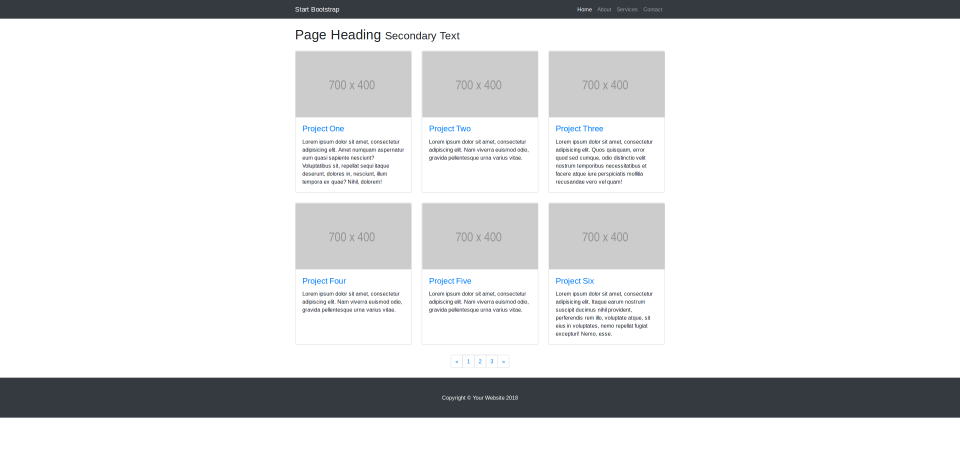
#> input picture Templates_Perso/images/86.png, 2880 x 1397 px (shown at 1/3 size); its folder holds only this picture in this run
$ jupyter execute --allow-errors HTML.ipynb   (shell and % lines are left out)   (older library calls are emulated)
#> lines starting #> are read from the running program, lines starting #| are printed output that depends on the picture; after the words box and inside, x2 and y2 are one past the last pixel; in counts of white or black regions, pixels touching at a corner belong together
# HTML code generation from screenshots

This code is forked from the [Emil Wallner code](https://github.com/emilwallner/Screenshot-to-code-in-Keras/blob/master/local/HTML/HTML.ipynb) on Github on HTML code generation and upgraded with :
- Classical computer vision approach to detect the different elements on the screenshots
- Some hyper-parameter tuning
- A few printing functions to understand the inputs and outputs of each parts of the model.

## Init of Google colab environnement
This project has been run & trained on [Google colab](https://colab.research.google.com/notebooks/welcome.ipynb), allowing easy & free iterations on Tesla K80. The next few lines install the necessary librarires and mount  a google drive folder to enable this notebook to access other files (PNG screenshots and HTML files in our case).

[cell 1]
from google.colab import auth
auth.authenticate_user()
from oauth2client.client import GoogleCredentials
#> (the rest of this cell did not finish here and is left out)

## Installing libraries, checking and cding to the good directory in Google Drive

[cell 2]
import os
os.chdir("drive/ECP/DeepLearning/HTML")

## Imports

[cell 3]
import cv2
from os import listdir
from numpy import array
from keras.preprocessing.text import Tokenizer, one_hot
from keras.preprocessing.sequence import pad_sequences
from keras.models import Model, load_model
from keras.utils import to_categorical
from keras.layers import Embedding, TimeDistributed, RepeatVector, LSTM, CuDNNLSTM, concatenate , Input, Reshape, Dense, Flatten
from keras.preprocessing.image import array_to_img, img_to_array, load_img
from keras.applications.inception_resnet_v2 import InceptionResNetV2, preprocess_input
from keras.callbacks import Callback
from IPython.display import clear_output
from nltk.translate.bleu_score import corpus_bleu
import numpy as np
from matplotlib import pyplot as plt
import copy

## Detecting features using InceptionResNet (trained on Imagenet)

[cell 4]
# Load the images and preprocess them for inception-resnet
images = []
all_filenames = listdir('images/')
all_filenames.sort()
print(all_filenames)
for filename in all_filenames:
    images.append(img_to_array(load_img('images/'+filename, target_size=(299, 299))))
#> (this line was passed over: keras is not available in this run)
images = np.array(images, dtype=float)

#> (a cell that did not finish here is left out)

[cell 6]
# Load and image, preprocess it for IR2, extract features and generate the HTML
IMG_SIZE= 299
#> (the rest of this cell did not finish here and is left out)

## Computer vision approach
Here we try different methods to process the images and detect elements of the screenshots, instead of using the heavy InceeptionResNet

### Loading images

[cell 7]
images = []
IMG_SIZE = 128

all_filenames = listdir('images/')
all_filenames.sort()
for filename in all_filenames:
    # Here images are of size 512 x 512
    img = cv2.imread('images/' + filename) # possible flag : cv2.IMREAD_GRAYSCALE to load the image in grayscale
#> img is the input picture: shape (1397, 2880, 3); mean B, G, R 224.1, 223.2, 222.3
    images.append(img)

### Keypoints detection using SIFT
Be carefull, executing this code will induce error on the Keras model, since the Deep Learning Network should have the descriptors as input and not the features map.
This is left here only for reference.

[cell 8]
# Compute the SIFT points
NB_DESCRIPTORS = 90
descriptors = []
kps = []
for img in images:
    sift = cv2.xfeatures2d.SIFT_create(contrastThreshold=0.01, edgeThreshold=40)
    kp, des = sift.detectAndCompute(img, None)
    print(des.shape)
    if des.shape[0] < NB_DESCRIPTORS:
        des = np.concatenate([des, np.zeros((NB_DESCRIPTORS - des.shape[0], 128))], axis=0)
    else:
        des = des[:NB_DESCRIPTORS]

    descriptors.append(des)
    kps.append(kp)
#> this loop made 1 pass
#| (3998, 128)
#> after the loop, descriptors = 1 item; kps = 1 item

dummy = np.zeros((1,1))
descriptors = np.array(descriptors)
print(descriptors.shape)
#| (1, 90, 128)
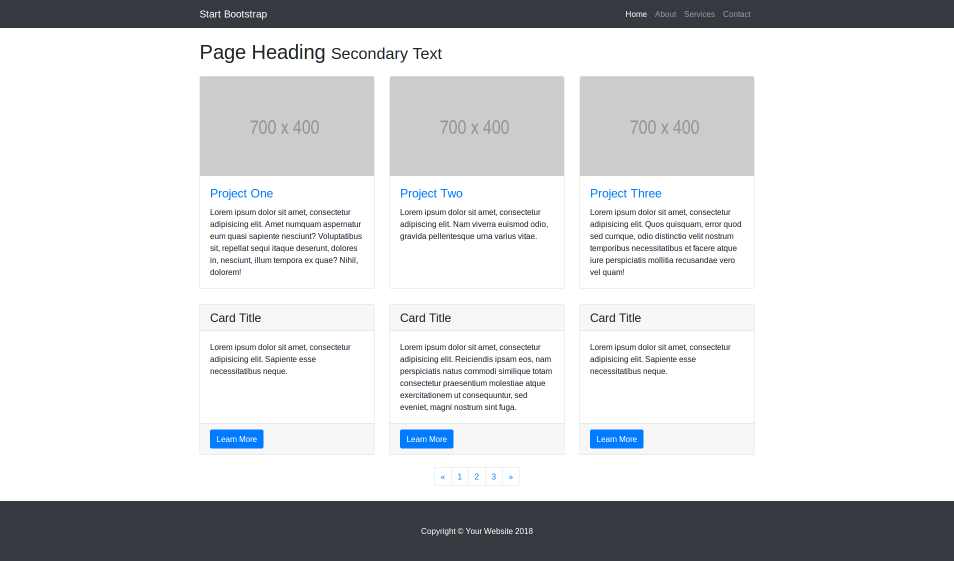
#> input picture Templates_Perso/test/865.png, 1907 x 1122 px (shown at 1/2 size)
#> further down, test_image is the input picture: shape (1122, 1907, 3); mean B, G, R 216.7, 214.8, 213.1

# using a gray scale to output the tones of the elements in the screenshot
boundaries = [(i, i + 10) for i in range(0, 255, 10)]


features = []
#> (the rest of this cell did not finish here and is left out)

### Features detection using contours & downsampling

[cell 9]
# partially inspired from https://docs.opencv.org/3.1.0/d3/db4/tutorial_py_watershed.html
def process_screenshot(img, low_thresh, high_thresh):

    # converting the image to grayscale, applying threshold to detect all the
    # elements of the screenshot (text, frames, links ...)
#> called with low_thresh = 75, high_thresh = 253
    gray = cv2.cvtColor(img, cv2.COLOR_BGR2GRAY)
    _, thresh = cv2.threshold(gray, low_thresh, 255, cv2.THRESH_BINARY_INV)
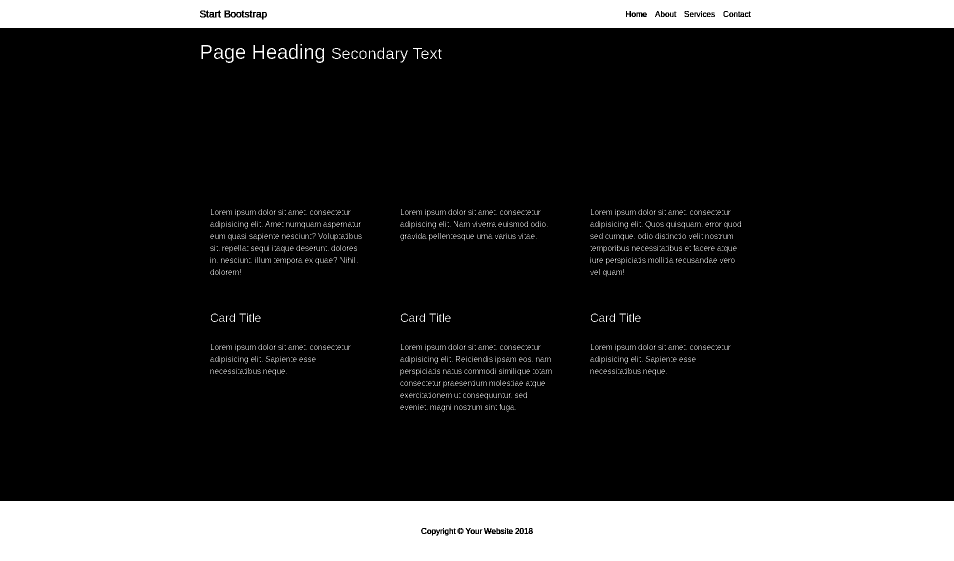
#> thresh: shape (1122, 1907) (shown at 1/2 size); 16.4% white; 1681 white regions (1458 under 20 px), largest, box (x1, y1, x2, y2) and area: (0, 1002, 1907, 1122) 227409, (0, 0, 1907, 56) 104560, (450, 96, 467, 126) 219
    _2, thresh2 = cv2.threshold(gray, high_thresh, 255, cv2.THRESH_BINARY)
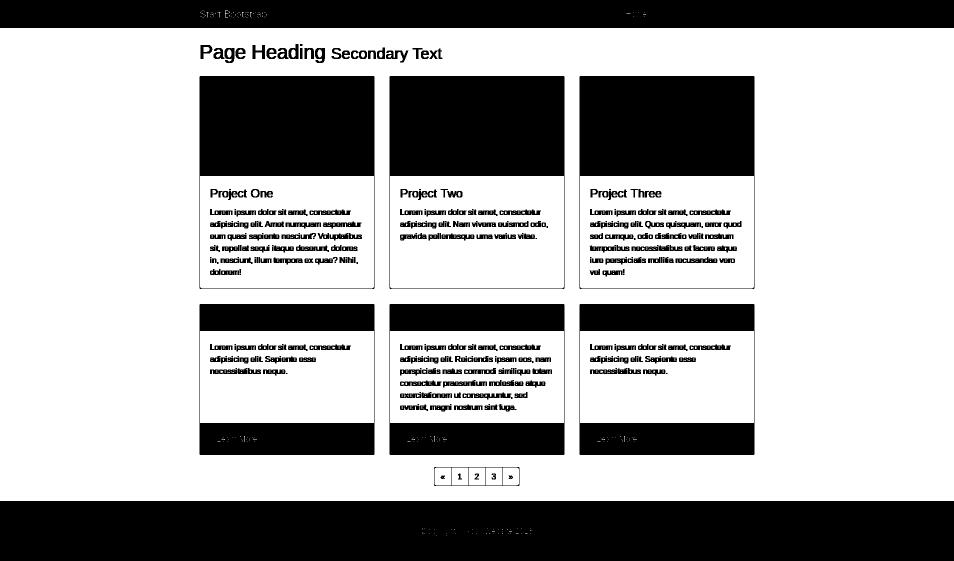
#> thresh2: shape (1122, 1907) (shown at 1/2 size); 65.8% white; 378 black regions (92 under 20 px), largest, box (x1, y1, x2, y2) and area: (0, 1002, 1907, 1122) 228769, (0, 0, 1907, 56) 106592, (399, 152, 749, 578) 70806
    thresholded = cv2.add(thresh, thresh2)
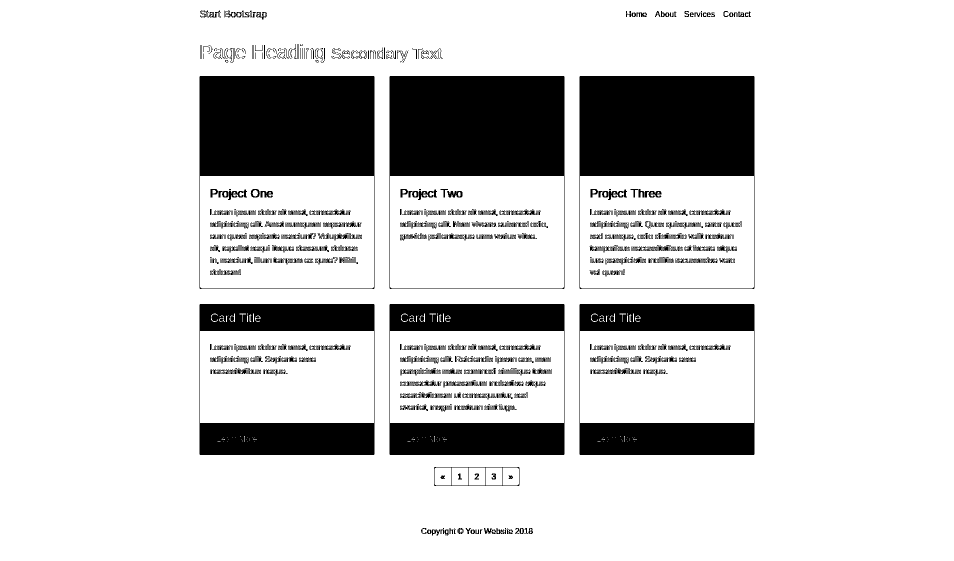
#> thresholded: shape (1122, 1907) (shown at 1/2 size); 82.3% white; 971 black regions (419 under 20 px), largest, box (x1, y1, x2, y2) and area: (399, 152, 749, 578) 70806, (779, 152, 1129, 578) 70806, (1159, 152, 1509, 578) 70806
    thresholded = cv2.bitwise_not(thresholded)

    kernel = np.ones((3, 3), np.uint8)
    # dilating the foreground to know for sure which part of the image is in the
    # background
    sure_bg = cv2.dilate(thresholded, kernel, iterations=3)
#> sure_bg: shape (1122, 1907); 24.8% white; 56 white regions, largest, box (x1, y1, x2, y2) and area: (396, 149, 752, 581) 78900, (776, 149, 1132, 581) 78900, (1156, 149, 1512, 581) 78900

    # Finding sure foreground area by reducing the "interfaces" between different
    # elements
    dist_transform = cv2.distanceTransform(thresholded, cv2.DIST_L2, 5)
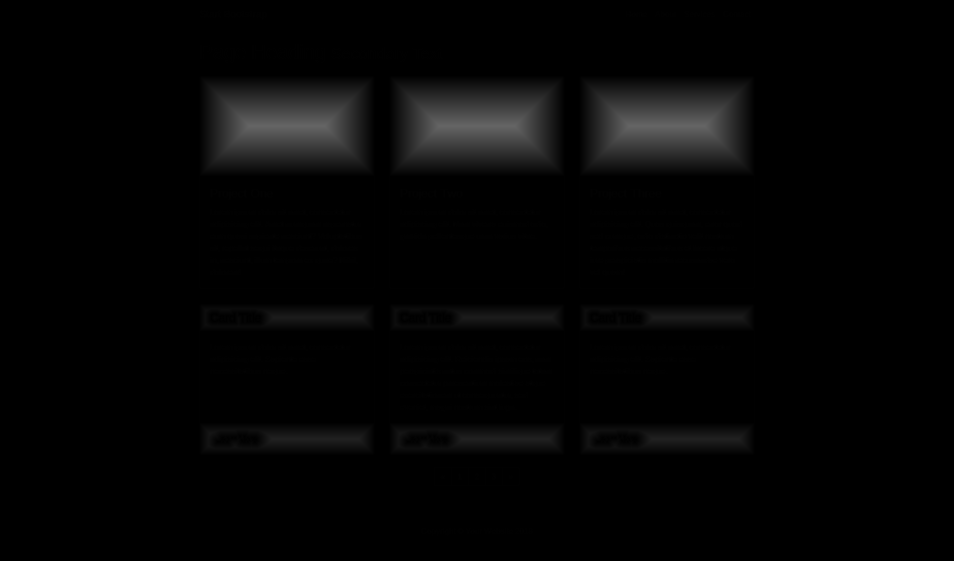
#> dist_transform: shape (1122, 1907) float32 (shown at 1/2 size); min 0, max 100, mean 4.7
    _3, sure_fg = cv2.threshold(dist_transform, 0.3 * dist_transform.max(), 255, 0)
#> sure_fg: shape (1122, 1907) float32; 5.8% white; 6 white regions, box (x1, y1, x2, y2) and area: (429, 182, 719, 322) 40600, (809, 182, 1099, 322) 40600, (1189, 182, 1479, 322) 40600, (542, 876, 719, 880) 706, (922, 876, 1099, 880) 706, (1302, 876, 1479, 880) 706

    # Finding unknown region (usefull only for watershed algorithm)
    sure_fg = np.uint8(sure_fg)
    unknown = cv2.subtract(sure_bg,sure_fg)
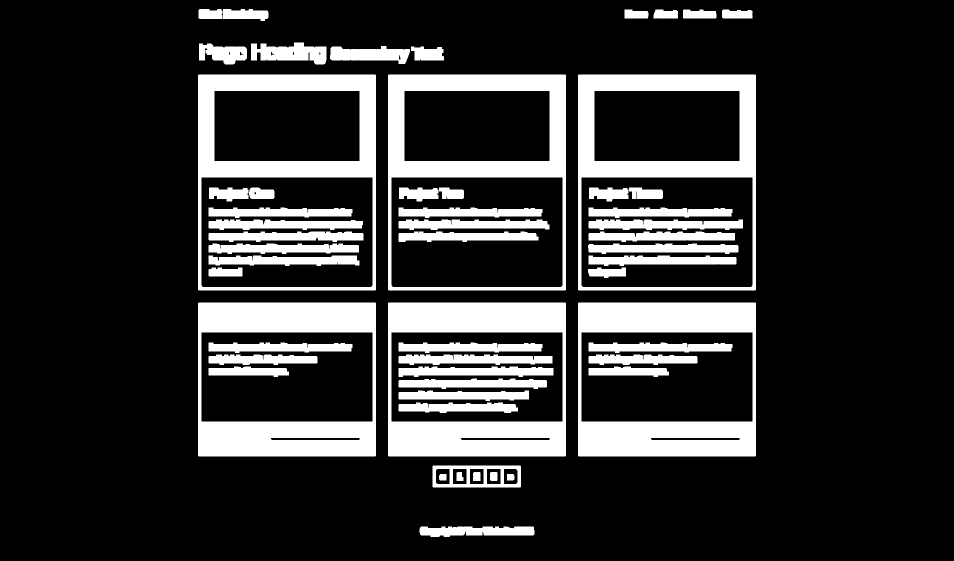
#> unknown: shape (1122, 1907) (shown at 1/2 size); 19% white; 56 white regions
    # Marker labelling
    _4, markers = cv2.connectedComponents(sure_fg)
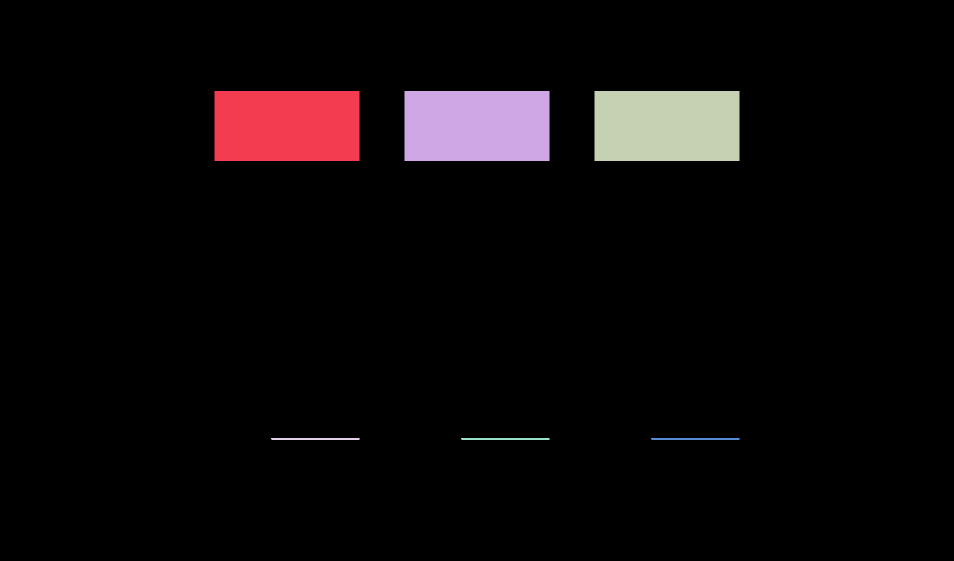
#> markers: shape (1122, 1907) int32 (shown at 1/2 size); 7 distinct labels, from 0 to 6; one colour per label, 0 black

    # Add one to all labels so that sure background is not 0, but 1
    markers = markers+1
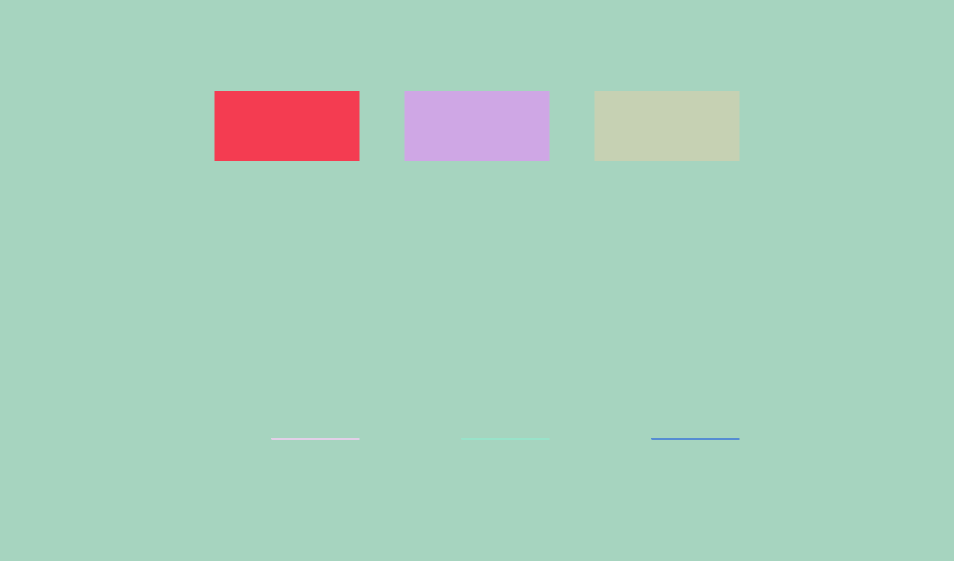
#> markers: shape (1122, 1907) int32 (shown at 1/2 size); 7 distinct labels, from 1 to 7; one colour per label, 0 black

    # Now, mark the region of unknown with zero, watershed the image and draw a
    # red line around the elements
    # NOTE : This is unused because not as efficient as expected
    # markers[unknown == 255] = 0
    # markers = cv2.watershed(img, markers)
    # img[markers == -1] = [255, 0, 0]

    # finding the contours of the elements of the screenshot
    # experience the best results for the sure foreground (so we will not use
    # watershed method)
    _5, contours, hierarchy = cv2.findContours(sure_fg, cv2.RETR_EXTERNAL, cv2.CHAIN_APPROX_NONE)
#> contours = 6 contours; box (x1, y1, x2, y2) and area: (1189, 182, 1479, 322) 40171, (809, 182, 1099, 322) 40171, (429, 182, 719, 322) 40171, (1302, 876, 1479, 880) 526, (922, 876, 1099, 880) 526, (542, 876, 719, 880) 526

    detection_imgs = []
    rois = []  # regions of interest
    windows = []
    img2 = copy.copy(img)
    for contour in contours:
        [x, y, w, h] = cv2.boundingRect(contour)
        area = w * h

        # discard areas that are too small (probably noise)
        if h < 3 or w < 3:
            continue

        # drawing a pink rectangle around contour on original image
        img2 = cv2.rectangle(img2, (x, y), (x + w, y + h), (255, 0, 255), 1)
        roi = img2[y + 1:y + h, x + 1:x + w]

        # drawing only the detected element of the screenshot with a black
        # background
        window = np.zeros((512, 512, 3))
        window[y + 1:y + h, x + 1:x + w] = img2[y + 1:y + h, x + 1:x + w]

        # saving the resuls and resetting the original image for the next elements
        # to process
        detection_imgs.append(img2)
        rois.append(roi)
        windows.append((window, area))
        img2 = copy.copy(img)
#> this loop made 1 pass
#> (x, y, w, h, area) on pass 1: (1302, 876, 177, 4, 708)
#> window: shape (512, 512, 3) float64; every value is 0
#> after the loop, detection_imgs = []; rois = []; windows = []

    # we order the windows by area to ensure wa have the most important one first
    windows.sort(key=lambda tup: tup[1])
    windows = [tup[0] for tup in windows]

    # Here we downscale our images and keep the important features (localization
    # of the element in the screenshot and texture) by using a Gaussian
    # convolution
    # See https://docs.opencv.org/3.4.0/d4/d1f/tutorial_pyramids.html for more infos
    features = []  # 8x8x3 images
    for window in windows:
        feature = window
        while feature.shape[0] / 2 >= 8:
            feature = cv2.pyrDown(feature)
        features.append(feature)

    return detection_imgs, rois, windows, features


#> (the rest of this cell did not finish here and is left out)

## Tokenizing text & preparing image features

[cell 10]
# We will cap each input sequence to 100 tokens
max_caption_len = 100
# Initialize the function that will create our vocabulary
#> (the rest of this cell did not finish here and is left out)

## Model definition

#> (a cell that did not finish here is left out)

## Util function

[cell 12]
# map an integer to a word
# [5 lines left out: function word_for_id, not called in this run]

[cell 13]
# generate a description for an image
# [28 lines left out: function generate_desc, not called in this run]

[cell 14]
# loads the html file, tokenize it and put each token in the return list
def load_text(filepath):
    text = []
    whole_text = load_doc(filepath)
    # Add text and wrap it in a start and end tag
    syntax = '<START> ' + whole_text + ' <END>'
#     syntax = whole_text
    # Seperate each word with a space (like the tokenizer)
    syntax = ' '.join(syntax.split())
    # Add a space between each comma
    syntax = syntax.replace(',', ' ,')
    text.append(syntax)
    return text

# Evaluate model
# [13 lines left out: function evaluate_model, not called in this run]

[cell 15]
#"""Draws a graph of the loss of each epoch. This is very usefull to know when your overfitting (when testing the NN for each x epoch)"""
BLEU_STEP = 25
class PlotLossesBinary(Callback):
    # [42 lines left out: functions on_train_begin, on_epoch_end, not called in this run]

plot_losses = PlotLossesBinary()

## Training the model

#> (a cell that did not finish here is left out)

#> (a cell that did not finish here is left out)

## Generating the HTML code from the trained model & the test image

[cell 18]
test_image = cv2.imread('test/865.png') # possible flag : cv2.IMREAD_GRAYSCALE to load the image in grayscale
#> (the rest of this cell did not finish here and is left out)
